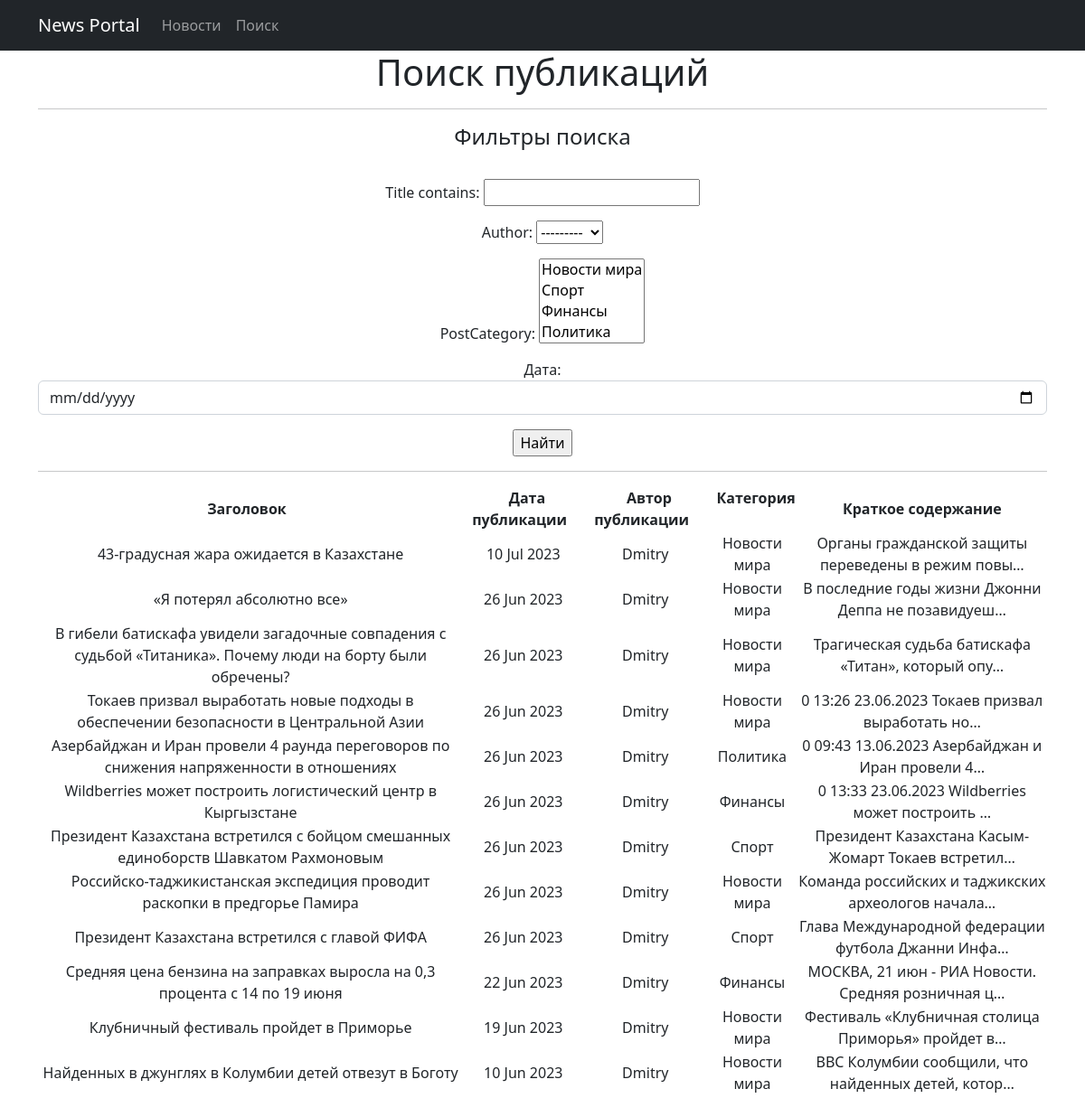
/posts/search/, run on the app's committed database.
### news/models.py (models this page shows, shortened)
class Post(models.Model):
    article = 'AR'
    news = 'NW'
    POST_TYPE = [
        (article, 'Статья'),
        (news, 'Новости')
    ]
    author = models.ForeignKey(Author, on_delete=models.CASCADE)
    postType = models.CharField(max_length=2, choices=POST_TYPE, default=article)
    timeDateCreation = models.DateTimeField(auto_now_add=True)
    postCategory = models.ManyToManyField(Category, through="PostCategory")
    title = models.CharField(max_length=255)
    text = models.TextField()
    postRating = models.IntegerField(default=0)

class Author(models.Model):
    user = models.OneToOneField(User, on_delete=models.CASCADE, null=True)
    authorRating = models.IntegerField(default=0)
    def __str__(self):
        return f'{self.user}'

class PostCategory(models.Model):
    post = models.ForeignKey(Post, on_delete=models.CASCADE)
    category = models.ForeignKey(Category, on_delete=models.CASCADE)

class Category(models.Model):
    categoryName = models.CharField(max_length=64, unique=True)
    def __str__(self):
        return f'{self.categoryName}'

### news/views.py (the view)
# urls.py: path('search/', PostSearch.as_view(), name = 'search'),
class PostSearch(ListView):
    model = Post
    template_name = 'news/search.html'
    context_object_name = 'posts_search'
    ordering = ['-timeDateCreation']
    def get_queryset(self):
        queryset = super().get_queryset()
        self.filterset = PostFilter(self.request.GET, queryset)
        return self.filterset
    def get_context_data(self, **kwargs):
        context = super().get_context_data(**kwargs)
        context['filterset'] = self.filterset
        context['is_not_authors'] = not self.request.user.groups.filter(name='authors').exists()
        context['is_authors'] = self.request.user.groups.filter(name='authors').exists()
        return context

### news/templatetags/custom_filters.py (called while the page is built)
@register.filter(name = 'censor')
def censor(value):
    censor_list = ['редиска']
    text = value.split()
    for word in text:
        if word.lower() in censor_list:
            count = len(word) - 1
            value = value.replace(word, word[0] + '*' * count)
    return(value)

### templates/news/search.html (shortened to what this page needs)
{% extends 'flatpages/default.html' %}
{% load custom_filters %}
{% block content %}
    <h1>Поиск публикаций</h1>
    <hr>
    <h4>Фильтры поиска</h4>
    <br>
    <form action="" method="GET">
        {{ filterset.form.as_p }}
        <input type="submit" value="Найти">
    </form>
    <hr>
    {% if posts_search %}
        <table>
            <thead>
                <th>
                    <b>Заголовок &nbsp </b>
                </th>
                <th>
                    <b> &nbsp Дата публикации &nbsp </b>
                </th>
                <th>
                    <b> &nbsp Автор публикации &nbsp </b>
                </th>
                <th>
                    <b> &nbsp Категория &nbsp </b>
                </th>
                <th>
                    <b> &nbsp Краткое содержание &nbsp</b>
                </th>
            </thead>
        {% for post in filterset.qs %}
            <tr>
                <td>
                    {{ post.title|censor }}
                </td>
                <td>
                    {{ post.timeDateCreation|date:'d M Y' }}
                </td>
                <td>
                    {{ post.author }}
                </td>
                <td>
                    {% for cat in post.postcategory_set.all %}
                        {{ cat.category }}
                    {% endfor %}
                </td>
                <td>
                    {{ post.text|truncatechars:50|censor }}
                </td>
            </tr>
        {% endfor %}
        </table>
    <br>
    {% else %}
        <h2>Публикаций нет!</h2>
    {% endif %}
{% endblock content %}

### data on the page
Post: title|censor "43-градусная жара ожидается в Казахстане", timeDateCreation "10 Jul 2023", author "Dmitry", text|censor "Органы гражданской защиты переведены в режим повы…"
PostCategory: category "Новости мира"
Post: title|censor "«Я потерял абсолютно все»", timeDateCreation "26 Jun 2023", author "Dmitry", text|censor "В последние годы жизни Джонни Деппа не позавидуеш…"
PostCategory: category "Новости мира"
Post: title|censor "В гибели батискафа увидели загадочные совпадения с судьбой «Титаника». Почему люди на борту были обречены?", timeDateCreation "26 Jun 2023", author "Dmitry", text|censor "Трагическая судьба батискафа «Титан», который опу…"
PostCategory: category "Новости мира"
Post: title|censor "Токаев призвал выработать новые подходы в обеспечении безопасности в Центральной Азии", timeDateCreation "26 Jun 2023", author "Dmitry", text|censor "0 13:26 23.06.2023 Токаев призвал выработать но…"
PostCategory: category "Новости мира"
Post: title|censor "Азербайджан и Иран провели 4 раунда переговоров по снижения напряженности в отношениях", timeDateCreation "26 Jun 2023", author "Dmitry", text|censor "0 09:43 13.06.2023 Азербайджан и Иран провели 4…"
PostCategory: category "Политика"
Post: title|censor "Wildberries может построить логистический центр в Кыргызстане", timeDateCreation "26 Jun 2023", author "Dmitry", text|censor "0 13:33 23.06.2023 Wildberries может построить …"
PostCategory: category "Финансы"
Post: title|censor "Президент Казахстана встретился с бойцом смешанных единоборств Шавкатом Рахмоновым", timeDateCreation "26 Jun 2023", author "Dmitry", text|censor "Президент Казахстана Касым-Жомарт Токаев встретил…"
PostCategory: category "Спорт"
Post: title|censor "Российско-таджикистанская экспедиция проводит раскопки в предгорье Памира", timeDateCreation "26 Jun 2023", author "Dmitry", text|censor "Команда российских и таджикских археологов начала…"
PostCategory: category "Новости мира"
Post: title|censor "Президент Казахстана встретился с главой ФИФА", timeDateCreation "26 Jun 2023", author "Dmitry", text|censor "Глава Международной федерации футбола Джанни Инфа…"
PostCategory: category "Спорт"
Post: title|censor "Средняя цена бензина на заправках выросла на 0,3 процента с 14 по 19 июня", timeDateCreation "22 Jun 2023", author "Dmitry", text|censor "МОСКВА, 21 июн - РИА Новости. Средняя розничная ц…"
PostCategory: category "Финансы"
Post: title|censor "Клубничный фестиваль пройдет в Приморье", timeDateCreation "19 Jun 2023", author "Dmitry", text|censor "Фестиваль «Клубничная столица Приморья» пройдет в…"
PostCategory: category "Новости мира"
Post: title|censor "Найденных в джунглях в Колумбии детей отвезут в Боготу", timeDateCreation "10 Jun 2023", author "Dmitry", text|censor "ВВС Колумбии сообщили, что найденных детей, котор…"
PostCategory: category "Новости мира"
